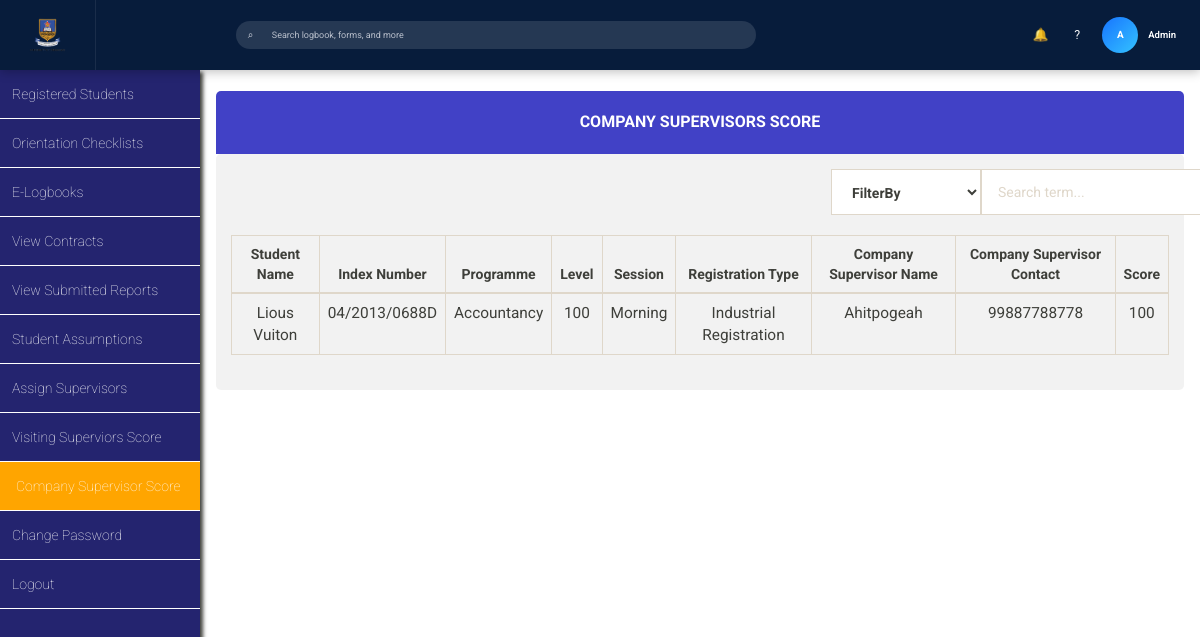
Screenshot of /admin/company_score/company_supervisor_score.php with the database file from the repository.
### tables this page shows
CREATE TABLE `industrial_registration` (
  `id` int(11) NOT NULL,
  `first_name` varchar(255) NOT NULL,
  `last_name` varchar(255) NOT NULL,
  `other_name` varchar(200) NOT NULL,
  `level` varchar(200) NOT NULL,
  `programme` varchar(200) NOT NULL,
  `session` varchar(200) NOT NULL,
  `faculty` varchar(100) NOT NULL,
  `date` timestamp NOT NULL DEFAULT CURRENT_TIMESTAMP,
  `index_number` varchar(255) NOT NULL,
  `company_supervisor_grade` int(11) NOT NULL,
  `visiting_supervisor_grade` int(11) NOT NULL,
  `company_supervisor_name` varchar(100) NOT NULL DEFAULT 'unassigned',
  `visiting_supervisor_name` varchar(100) NOT NULL DEFAULT 'unassigned',
  `company_supervisor_contact` varchar(11) NOT NULL,
  `visiting_supervisor_contact` varchar(11) NOT NULL,
  `attachment_region` varchar(100) NOT NULL DEFAULT 'unassigned'
);

### admin/company_score/company_supervisor_score.php (the view, shortened to what this page needs)
<?php
include '../../database_connection/database_connection.php';
$mysql_query_1 = "SELECT * FROM industrial_registration";
 ?>
<!DOCTYPE html>
<html lang="en" class="bg-pink">
<head>
  <link rel="stylesheet" href="../../css/bootstrap-theme.min.css"/>
  <link rel="stylesheet" href="../../css/bootstrap.min.css"/>
  <link rel="stylesheet" href="../../css/main_page_style.css"/>
  <link rel="stylesheet" href="company_supervisor_score.css"/>
</head>
<body>
<?php $topbar_display_name = 'Admin'; $topbar_logo_src = '../../img/header_log.png'; include '../../includes/topbar.php'; ?>
<div id="left_side_bar">
<ul id="menu_list">
  <a class="menu_items_link" href="../view_registered_students/view_registered_students.php"><li class="menu_items_list">Registered Students</li></a>
  <a class="menu_items_link" href="../view_orientation_checklists.php"><li class="menu_items_list">Orientation Checklists</li></a>
  <a class="menu_items_link" href="../view_elogbooks.php"><li class="menu_items_list">E-Logbooks</li></a>
  <a class="menu_items_link" href="../manage_contracts.php"><li class="menu_items_list">View Contracts</li></a>
  <a class="menu_items_link" href="../view_submitted_reports.php"><li class="menu_items_list">View Submitted Reports</li></a>
  <a class="menu_items_link" href="../students_assumptions/students_assumptions.php"><li class="menu_items_list">Student Assumptions</li></a>
  <a class="menu_items_link" href="../assign_supervisors/assign_supervisors.php"><li class="menu_items_list">Assign Supervisors</li></a>
  <a class="menu_items_link" href="../visiting_score/visiting_supervisors_score.php"><li class="menu_items_list">Visiting Superviors Score</li></a>
  <a class="menu_items_link" href="company_supervisor_score.php"><li class="menu_items_list" style="background-color:orange;padding-left:16px">Company Supervisor Score</li></a>
  <a class="menu_items_link" href="../change_password/change_password.php"><li class="menu_items_list">Change Password</li></a>
  <a class="menu_items_link" href="../../index.php"><li class="menu_items_list">Logout</li></a>
</ul>
</div>
<div id="main_content">
  <div class="container-fluid">
    <div class = "panel">
       <div class = "panel-heading phead">
          <h2 class = "panel-title ptitle"> Company Supervisors Score </h2>
       </div>
            <div class = "panel-body pbody">
              <form method="post" action="">
              <div class="container">
                  <div class="row">
                      <div class="col-xs-5 col-xs-offset-6">
              		    <div class="input-group">
                              <div class="input-group-btn search-panel">
                                  <select class="form-control search_by_side" name="filter-by">
                                    <option>FilterBy</option>
                                  </select>
                              </div>
                              <input type="text" class="form-control" name="txt_search_term" placeholder="Search term...">
                            </form>
                          </div>
                      </div>
              	</div>
              </div>
              <br>
              <table class="table table-bordered table-hover">
                  <thead>
                    <tr>
                        <th style="text-align:center">Student Name</th>
                        <th style="text-align:center">Index Number</th>
                        <th style="text-align:center">Programme</th>
                        <th style="text-align:center">Level</th>
                        <th style="text-align:center">Session</th>
                        <th style="text-align:center">Registration Type </th>
                        <th style="text-align: center">Company Supervisor Name</th>
                        <th style="text-align: center">Company Supervisor Contact</th>
                        <th style="text-align: center">Score</th>
                    </tr>
                  </thead>
                  <tbody>
                    <?php
                    $execute_result_query = mysqli_query($conn, $mysql_query_1);
                    if ($execute_result_query) {
                      while ($row_set = mysqli_fetch_array($execute_result_query)){
                        echo "<tr style='text-align:center;font-size:1.1em'>";
                        echo "<td>".htmlspecialchars($row_set["first_name"]." ".$row_set["last_name"])."</td>";
                        echo "<td>".htmlspecialchars($row_set["index_number"])."</td>";
                        echo "<td>".htmlspecialchars($row_set["programme"])."</td>";
                        echo "<td>".htmlspecialchars($row_set["level"])."</td>";
                        echo "<td>".htmlspecialchars($row_set["session"])."</td>";
                        echo "<td>Industrial Registration</td>";
                        echo "<td>".htmlspecialchars($row_set["company_supervisor_name"] ?? '')."</td>";
                        echo "<td>".htmlspecialchars($row_set["company_supervisor_contact"] ?? '')."</td>";
                        echo "<td>".htmlspecialchars($row_set["company_supervisor_grade"] ?? '')."</td>";
                        echo "</tr>";
                      }
                    }
                    ?>
                  </tbody>
            </table>
</body>
</html>

### css/main_page_style.css (style rules this page uses)
* { margin: 0; padding: 0; }
#left_side_bar { height: calc(100vh - 70px); float: left; margin-top: 70px; overflow: auto; background-color: rgba(18, 18, 99, 0.92); position: fixed; box-shadow: 3px 2px 4px; width: 200px; z-index: 2; }
#left_side_bar #menu_list a { text-decoration: none; color: white; font-size: 1em; }
#left_side_bar #menu_list li { text-decoration-style: none; padding: 14px 10px 14px 12px; border-bottom: 1px solid white; font-weight: lighter; }
#main_content { background-color: white; margin-top: 70px; float: right; padding-left: 200px; width: 100%; height: 92vh; overflow-y: auto; overflow-x: auto; }
@media only screen and (min-width: 320px) { #left_side_bar { width: 160px; } }
@media only screen and (min-width: 320px) { #left_side_bar #menu_list a { font-size: .8em; } }
@media only screen and (min-width: 320px) { #left_side_bar #menu_list li { padding: 14px 10px 14px 8px; } }
@media only screen and (min-width: 320px) { #main_content { padding-left: 160px; } }
@media only screen and (min-width: 480px) { #left_side_bar { width: 160px; } }
@media only screen and (min-width: 480px) { #left_side_bar #menu_list a { font-size: .8em; } }
@media only screen and (min-width: 480px) { #left_side_bar #menu_list li { padding: 14px 10px 14px 8px; } }
@media only screen and (min-width: 480px) { #main_content { padding-left: 160px; } }
@media only screen and (min-width: 992px) { #left_side_bar { width: 200px; } }
@media only screen and (min-width: 992px) { #left_side_bar #menu_list a { font-size: 1em; } }
@media only screen and (min-width: 992px) { #left_side_bar #menu_list li { padding: 14px 10px 14px 12px; } }
@media only screen and (min-width: 992px) { #main_content { padding-left: 200px; } }
@media only screen and (min-width: 1200px) { #left_side_bar { width: 200px; } }
@media only screen and (min-width: 1200px) { #left_side_bar #menu_list a { font-size: 1em; } }
@media only screen and (min-width: 1200px) { #left_side_bar #menu_list li { padding: 14px 10px 14px 12px; } }
@media only screen and (min-width: 1200px) { #main_content { padding-left: 200px; } }

### admin/company_score/company_supervisor_score.css (style rules this page uses)
.search_by_side { width: 150px !important; font-weight: bold; }
.phead { padding: 20px; margin-top: 20px; width: 100%; text-align: center; font-weight: bold; background-color: rgba(27, 27, 187, 0.83); border-top-left-radius: 5px; border-top-right-radius: 5px; color: white; }
.ptitle { font-size: 16px !important; font-weight: bold !important; }
.pbody { background-color: rgba(232, 232, 232, 0.56); border-radius: 5px; }

### rows the page displays
industrial_registration: first_name+last_name "Lious Vuiton", index_number "04/2013/0688D", programme "Accountancy", level "100", session "Morning", company_supervisor_name "Ahitpogeah", company_supervisor_contact "99887788778", company_supervisor_grade "100"

### other values shown
$topbar_initial "A"
$topbar_display_esc "Admin"
